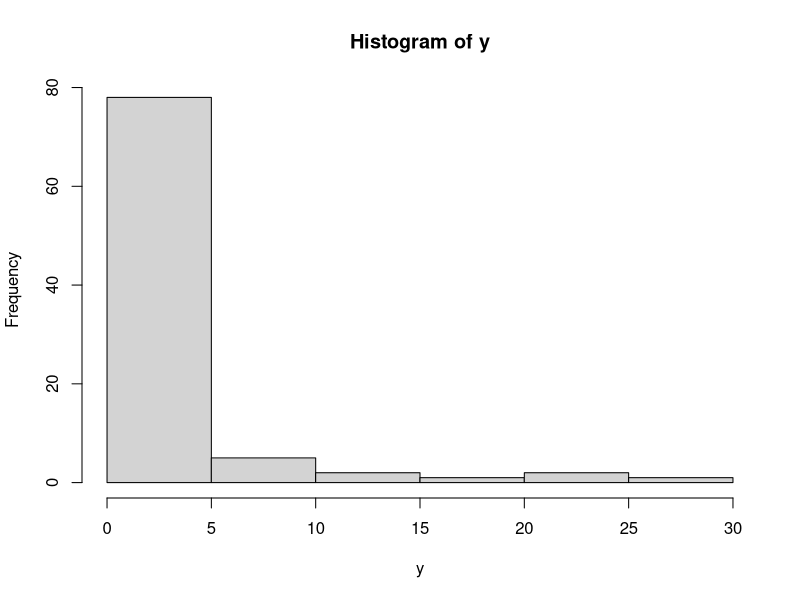
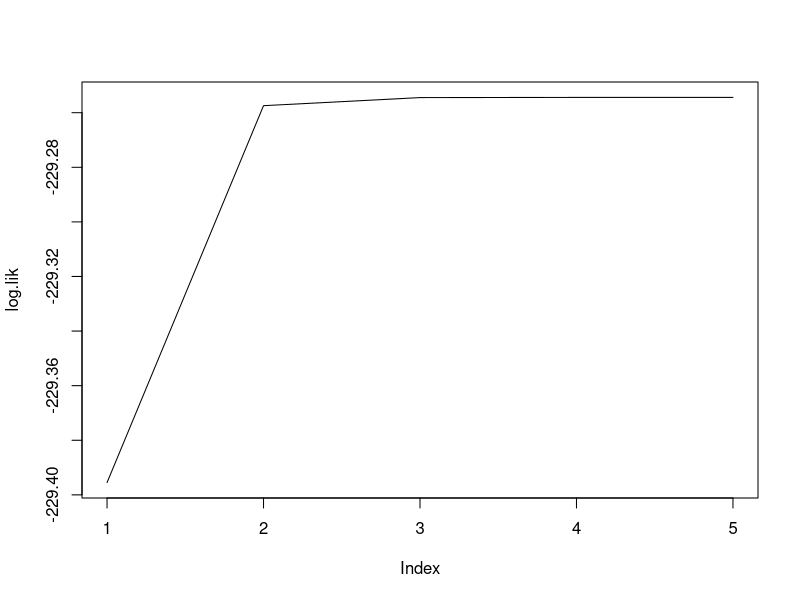

Here is the R script that generated these plots, in order:
# ZIP model for abundance data

rm(list=ls()); 

# Data
abundance <- read.table('BarentsFish.csv', sep=';', header=TRUE)
j <- 10; n <- nrow(abundance)
y <- abundance$Se_ma
#y <- abundance$Tr_es
y0 <- 1*(y==0)
hist(y, breaks=sqrt(n))


# 
lik = function(y,mu,prob.pi){(y==0)*(1-prob.pi) + (prob.pi)*dpois(y,mu)}

#
prob.pi <- 1-mean(y==0)
mu <- mean(y[y>0])
log.lik <-c()
tol <- 1e-6; diff <- 2*tol; 
# 
while (diff > tol) {
  
  ### E step
  tau0 <- (1-prob.pi)*(y==0)/lik(y,mu,prob.pi)
  tau1 <- 1-tau0
  
  #### M step
  mu.new <- sum(y*tau1)/sum(tau1)
  prob.pi.new <- mean(tau0)
  
  #### diff mu, prob.pi
  diff = max(abs(mu.new-mu), abs(prob.pi.new-prob.pi)) 
  print(diff)
  mu <- mu.new
  prob.pi <- prob.pi.new
  
  ll<- sum(log(lik(y,mu,prob.pi)))
  print((c(mu,prob.pi,ll)))
  #####  log.Lik
  log.lik = c(log.lik,ll)
  
}
plot(log.lik,type='l')
